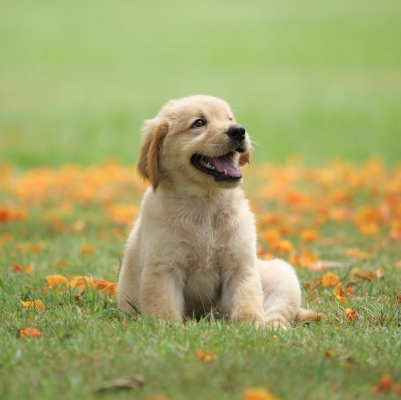
#> input picture NLP/images/dog.jpg, 401 x 400 px, found by its file name
$ jupyter execute '46 Image Transformation.ipynb'
#> lines starting #> are read from the running program, lines starting #| are printed output that depends on the picture
[cell 1]
import cv2
import matplotlib.pyplot as plt
import numpy as np

## Image Translation

[cell 2]
img = cv2.imread("D:\\AshleshaRuchika\\PGCP-AI\\NLP\\images\\dog.jpg")
#> img is the input picture: shape (400, 401, 3); mean B, G, R 102.9, 164.7, 162.3

[cell 3]
q_width, q_height = img.shape[1] // 4,img.shape[0] // 4
#> q_width = 100; q_height = 100

[cell 4]
q_width,q_height
#> Out = (100, 100)

[cell 5]
## DEfine translation matrix
T= np.float32([[1,0,q_width] , [0,1,q_height]])
#> T = [[1, 0, 100], [0, 1, 100]]

[cell 6]
T
#> Out = [[1, 0, 100], [0, 1, 100]]

[cell 7]
trans_img = cv2.warpAffine(img,T,(img.shape[1], img.shape[0]))

[cell 8]
cv2.imshow("Translated image", trans_img)
cv2.waitKey(0)
cv2.destroyAllWindows()

[cell 9]
# trans_img = cv2.warpAffine(img,T,(600,600))

[cell 10]
# cv2.imshow("Translated image", trans_img)
# cv2.waitKey(0)
# cv2.destroyAllWindows()

[cell 11]
trans_img = cv2.warpAffine(img,T,(200,200), borderValue=[255,255,255])
#> trans_img: shape (200, 200, 3)

[cell 12]
cv2.imshow("Translated image", trans_img)
cv2.waitKey(0)
cv2.destroyAllWindows()

[cell 13]
#define translation matrix
T=np.float32([[1,0,50],[0,1,-50]])

[cell 14]
trans_img=cv2.warpAffine(img,T,(400,400))
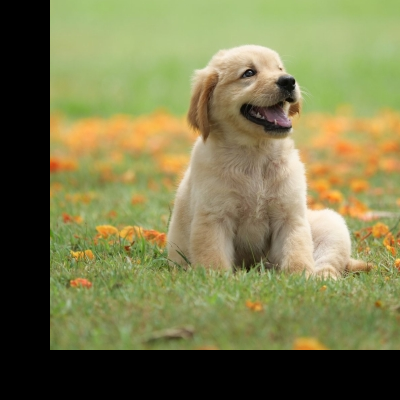
#> trans_img: shape (400, 400, 3); mean B, G, R 77.5, 123, 123.7
cv2.imshow('Translated Image', trans_img)
cv2.waitKey(0)
cv2.destroyAllWindows()

# Image Rotation

[cell 15]
img_90=cv2.rotate(img,cv2.ROTATE_90_CLOCKWISE)
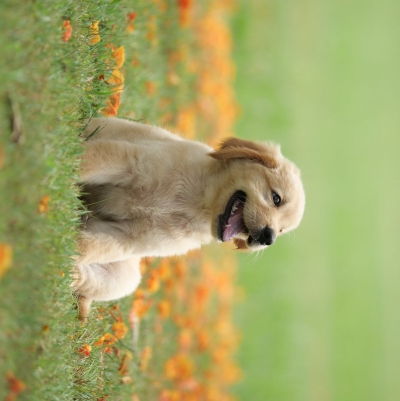
#> img_90: shape (401, 400, 3); mean B, G, R 102.9, 164.7, 162.3
img_90a=cv2.rotate(img,cv2.ROTATE_90_COUNTERCLOCKWISE)
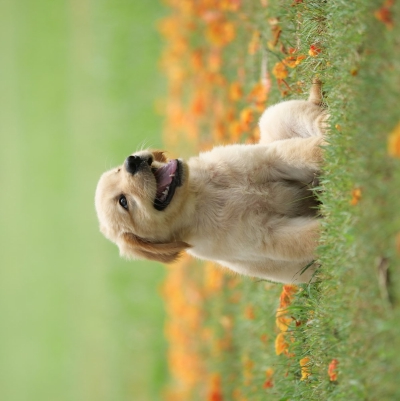
#> img_90a: shape (401, 400, 3); mean B, G, R 102.9, 164.7, 162.3
img_180=cv2.rotate(img,cv2.ROTATE_180)

[cell 16]
cv2.imshow('90 Clockwise', img_90)
cv2.imshow('90 Anti-Clockwise', img_90a)
cv2.imshow('180 Degrees', img_180)
cv2.waitKey(0)
cv2.destroyAllWindows()

[cell 17]
center =  img.shape[1] // 2, img.shape[1] // 2

[cell 18]
center

[cell 19]
angle  =30
R = cv2.getRotationMatrix2D(center, angle, 1.0)

[cell 20]
img_rot = cv2.warpAffine(img, R ,(400,400))
cv2.imshow("Rotated image", img_rot)
cv2.waitKey(0)
cv2.destroyAllWindows

[cell 21]
angle  =-65
R = cv2.getRotationMatrix2D((300,300), angle, 1.0)
img_rot = cv2.warpAffine(img, R ,(600,600))
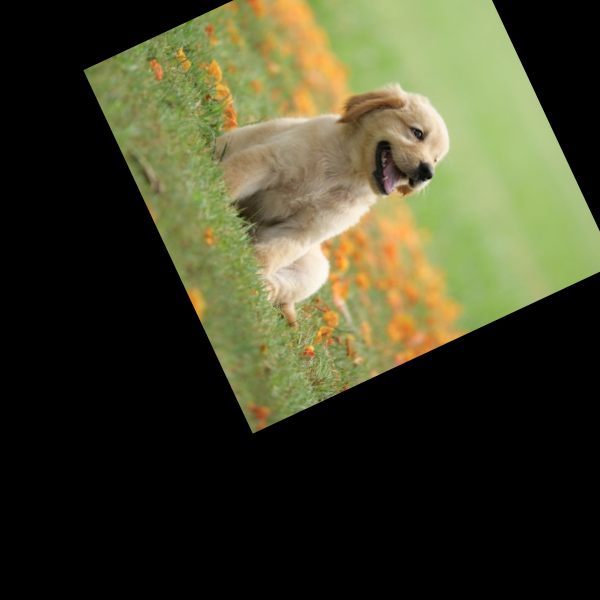
#> img_rot: shape (600, 600, 3); mean B, G, R 41.5, 66.5, 66.1
cv2.imshow("Rotated image", img_rot)
cv2.waitKey(0)
cv2.destroyAllWindows

### Image Resizing

[cell 22]
img_res = cv2.resize(img,(600,600))

[cell 23]
img_res.shape

[cell 24]
cv2.imshow("Resized Image", img_res)
cv2.waitKey(0)
cv2.destroyAllWindows

[cell 25]
img_res = cv2.resize(img,(700,550))
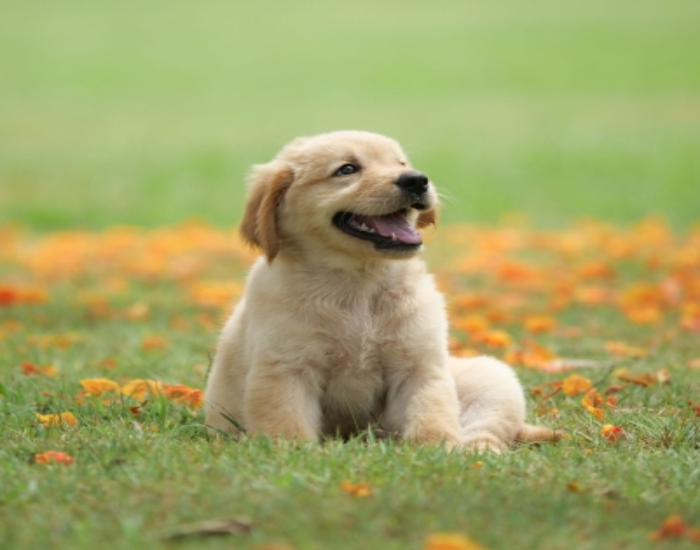
#> img_res: shape (550, 700, 3); mean B, G, R 102.7, 164.6, 162.2
cv2.imshow("Resized Image", img_res)
cv2.waitKey(0)
cv2.destroyAllWindows

## Image scaling

[cell 26]
img_res = cv2.resize(img,None ,fx= 1.5 ,fy =1.5)
#> img_res: shape (600, 602, 3)
print("Size", img_res.shape)
#| Size (600, 602, 3)
cv2.imshow("Resized Image", img_res)
cv2.waitKey(0)
cv2.destroyAllWindows

[cell 27]
from skimage.transform import resize

[cell 28]
img_rgb = plt.imread("D:\\AshleshaRuchika\\PGCP-AI\\NLP\\images\\dog.jpg")

[cell 29]
img_res   = resize(img_rgb,(1000,1000))
#> img_res: shape (1000, 1000, 3) float64
img_res.shape

[cell 30]
plt.subplot(1,2,1)
plt.imshow(img_rgb)
plt.subplot(1,2,2)
plt.imshow(img_res)

[cell 31]
from PIL import Image

[cell 32]
img_pil = Image.open("D:\\AshleshaRuchika\\PGCP-AI\\NLP\\images\\dog.jpg")

[cell 33]
img_pil.resize((400,600))

[cell 34]
img_pil.rotate(60, expand =True)
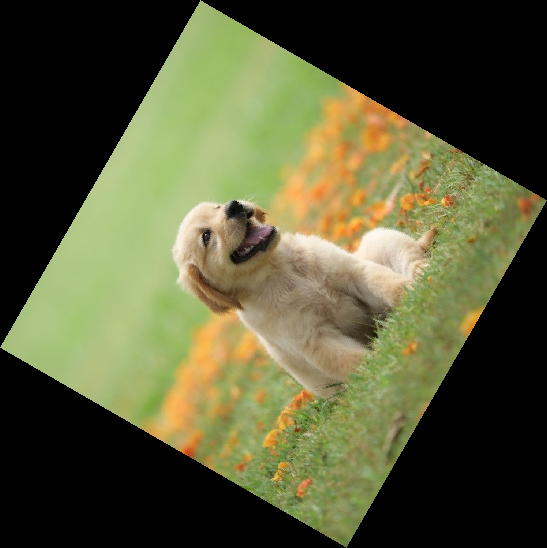
#> Out: PIL image 547x548 RGB; mean R, G, B 86.9, 88.1, 55

## Image Flip

[cell 35]
img_new = np.flip(img_rgb)
cv2.imshow("Flapped Image",img_new)
cv2.waitKey(0)
cv2.destroyAllWindows

[cell 36]
img_new = np.flip(img_rgb, axis =1)
cv2.imshow("Flapped Image",img_new)
cv2.waitKey(0)
cv2.destroyAllWindows

[cell 37]
## Horizontal flip
img_hor = cv2.flip(img_rgb,0)
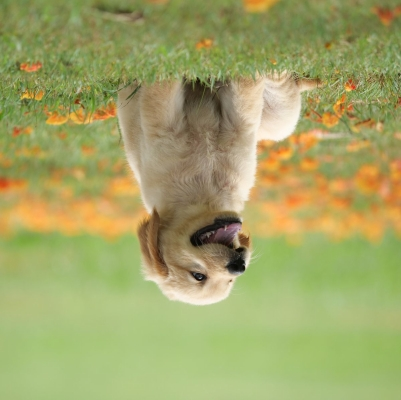
#> img_hor: shape (400, 401, 3); mean R, G, B 162.3, 164.7, 102.9

## Vertical flip
img_ver  = cv2.flip(img_rgb,1)

## Diagonal flip
img_dia = cv2.flip(img_rgb,-1)

[cell 38]
plt.figure(figsize=(16,9))
plt.subplot(141); plt.imshow(img_rgb); plt.title('Original')
plt.subplot(142); plt.imshow(img_hor); plt.title('Horizontal')
plt.subplot(143); plt.imshow(img_ver); plt.title('Vertical')
plt.subplot(144); plt.imshow(img_dia); plt.title('Diagonal')

[cell 39]
new_img1 = np.vstack([img_rgb, img_hor])
new_img2 = np.vstack([img_ver,img_dia])
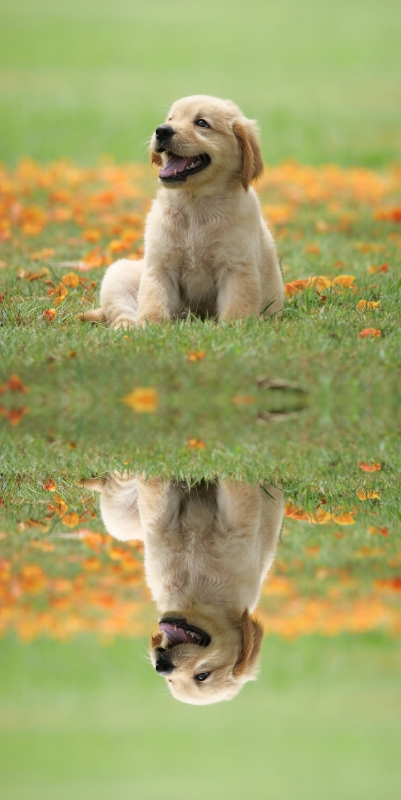
#> new_img2: shape (800, 401, 3); mean R, G, B 162.3, 164.7, 102.9
new_img3 = np.hstack([new_img1, new_img2])
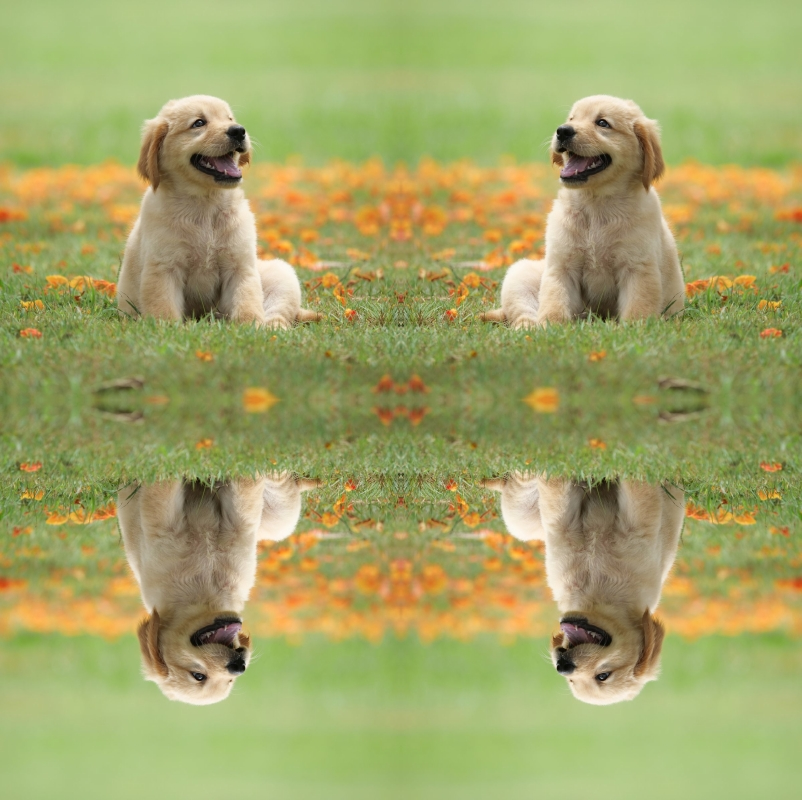
#> new_img3: shape (800, 802, 3); mean R, G, B 162.3, 164.7, 102.9
plt.imshow(new_img3)

### Image cropping

[cell 40]
# crop the image 15% from every side
height, width, _= img_rgb.shape

[cell 41]
startRow = int(height*0.15)
startCol = int(width*0.15)
endRow = int(height*0.85)
endCol = int(width*0.85)

[cell 42]
img_crop = img_rgb[startRow:endRow, startCol:endCol]
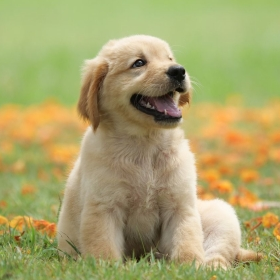
#> img_crop: shape (280, 280, 3); mean R, G, B 168.8, 163.5, 108

$ run again, with NLP/images/buildings.jpg copied over NLP/images/dog.jpg
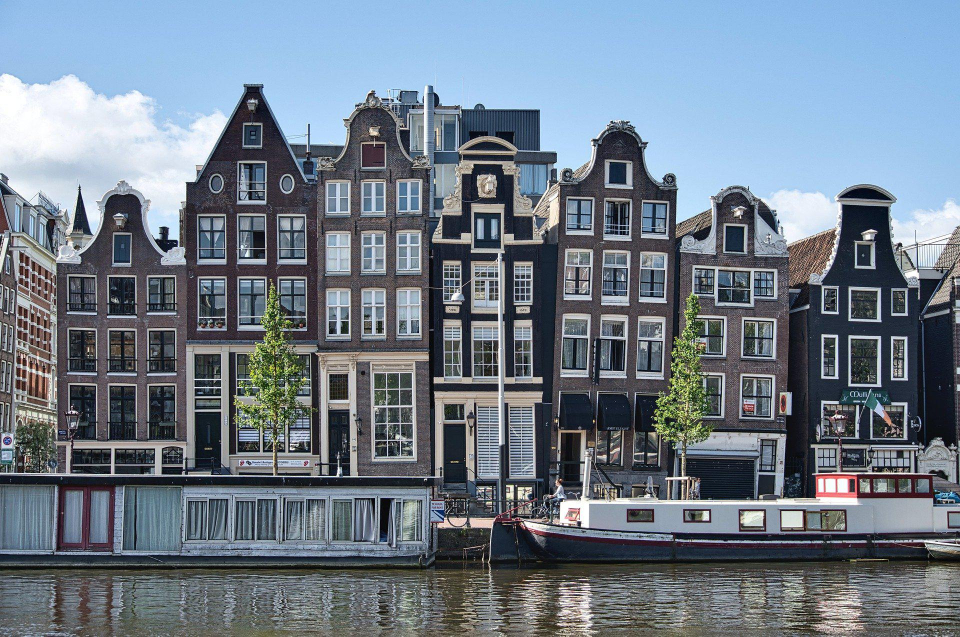
#> input picture NLP/images/buildings.jpg, 1920 x 1273 px, found by its file name (shown at 1/2 size)
#> img is the input picture: shape (1273, 1920, 3); mean B, G, R 136.8, 123.9, 111.8
#| Size (1910, 2880, 3)
#> `img_new = np.flip(img_rgb, axis =1)`:
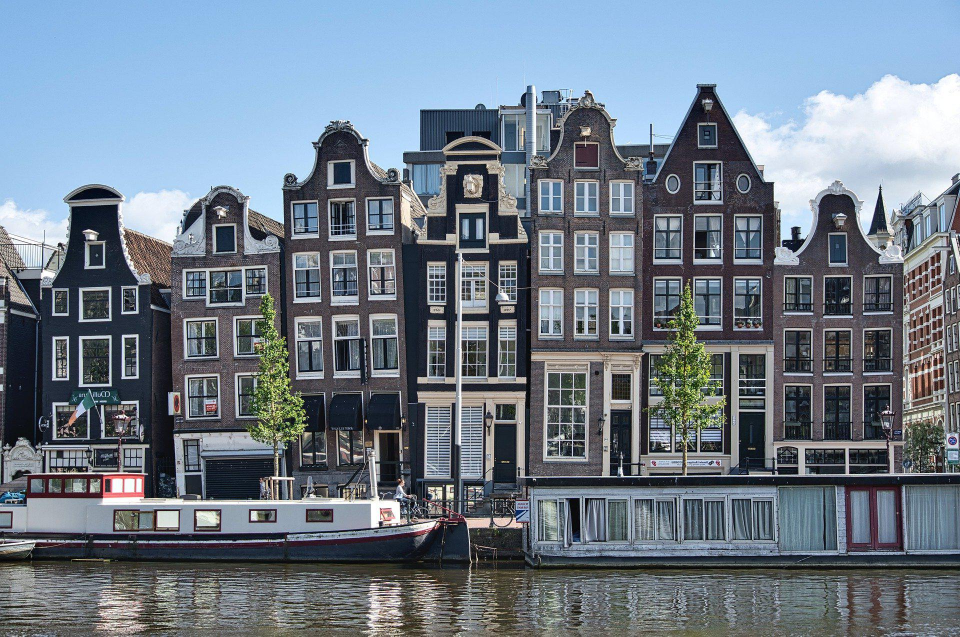
#> img_new: shape (1273, 1920, 3) (shown at 1/2 size); mean R, G, B 111.8, 123.9, 136.8
#> `img_hor = cv2.flip(img_rgb,0)`:
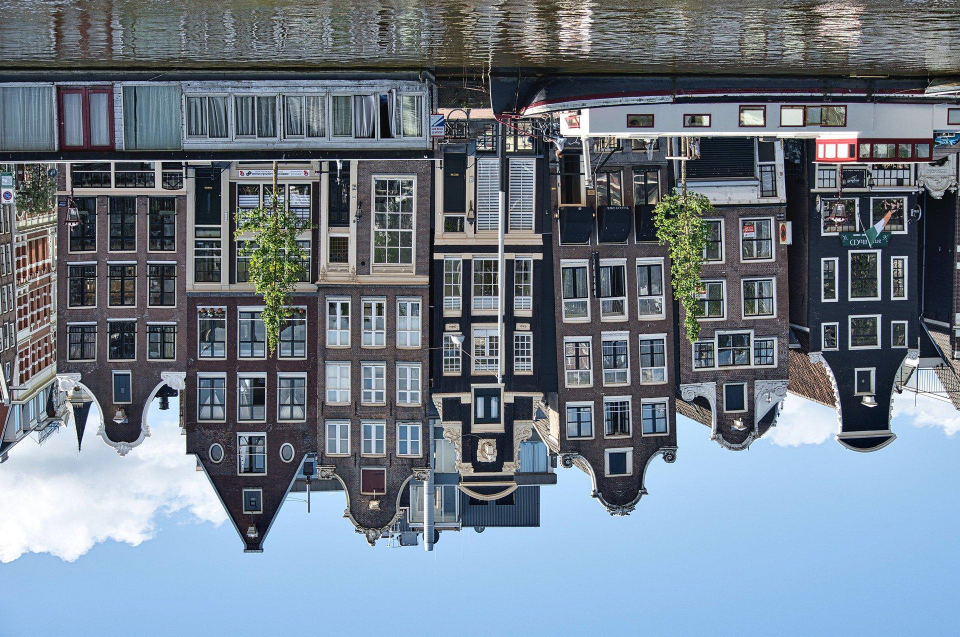
#> img_hor: shape (1273, 1920, 3) (shown at 1/2 size); mean R, G, B 111.8, 123.9, 136.8
